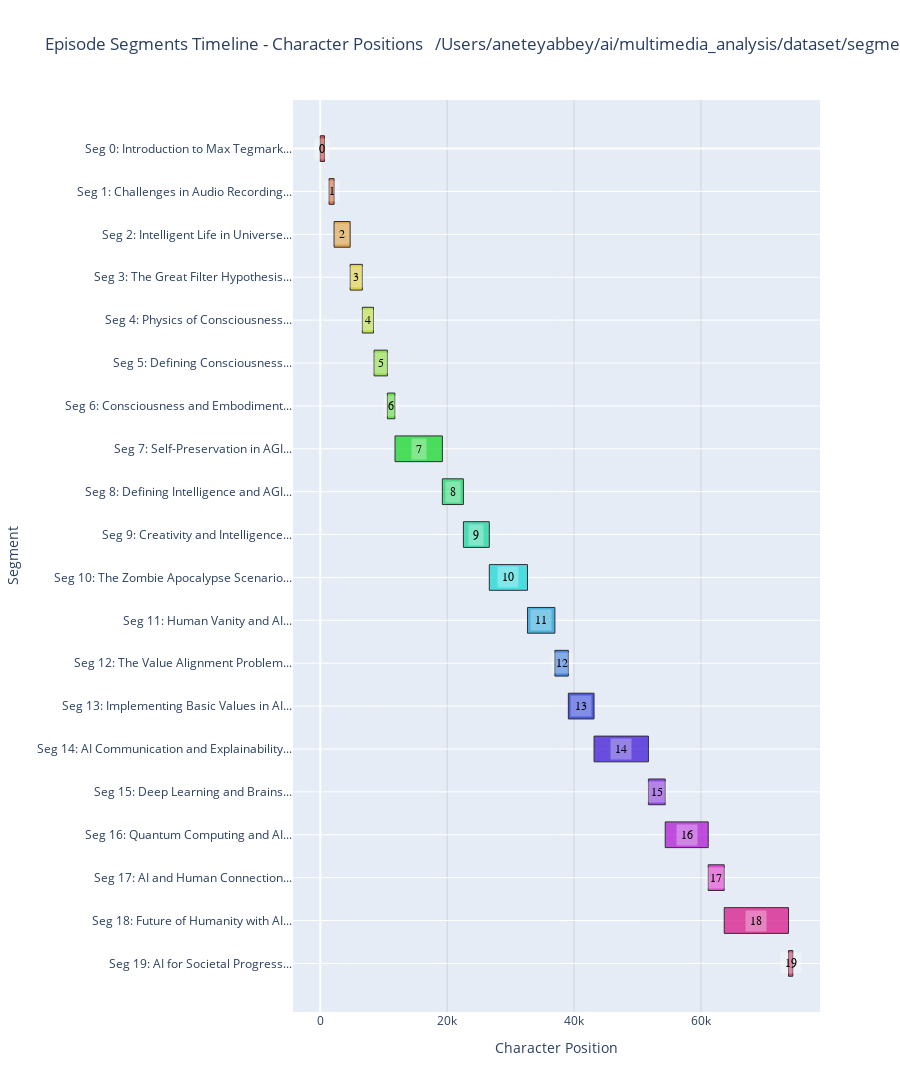
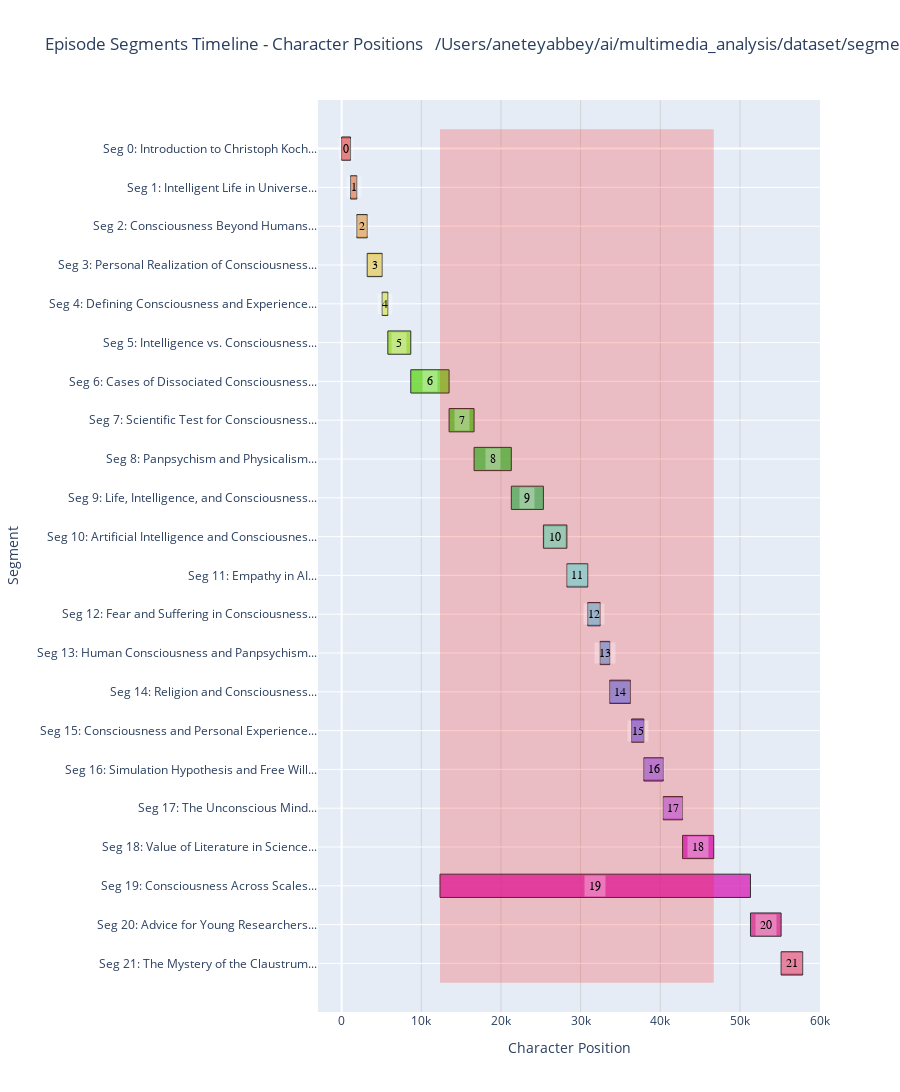
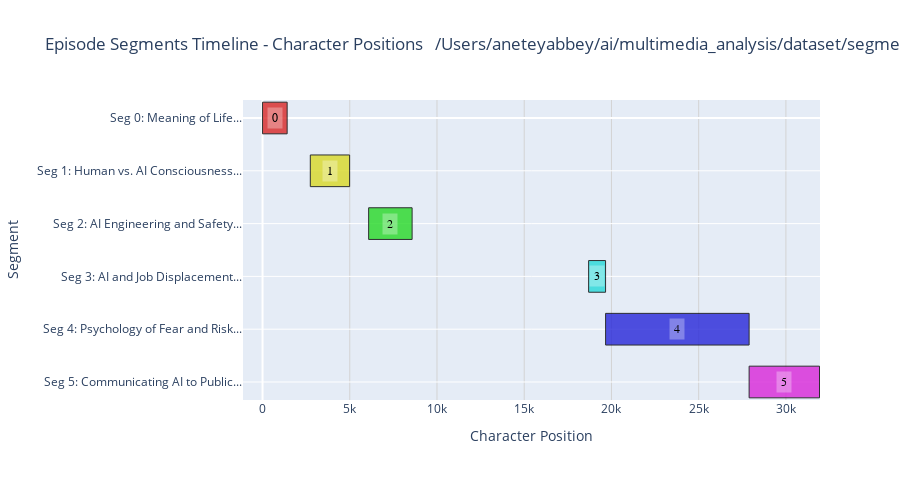
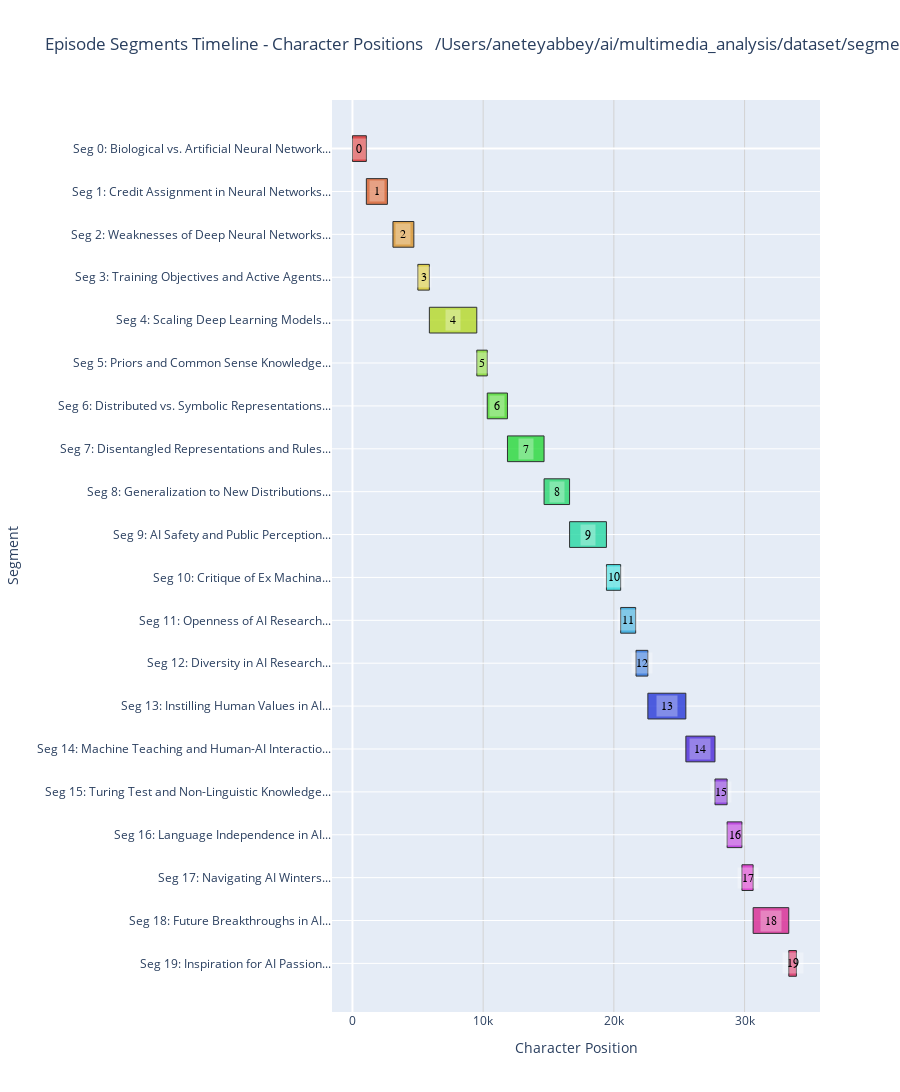

Source (notebook cell) for these figures, in order:
### Code cell
input_dir = PODCAST_SEGMENTED_DIRS[PODCAST_NAME]
episode_paths = [f'{input_dir}/episode_{i}.json' for i in range(START_INDEX, END_INDEX + 1)]

plot_episode_segments_multiple_timelines(episode_paths)
